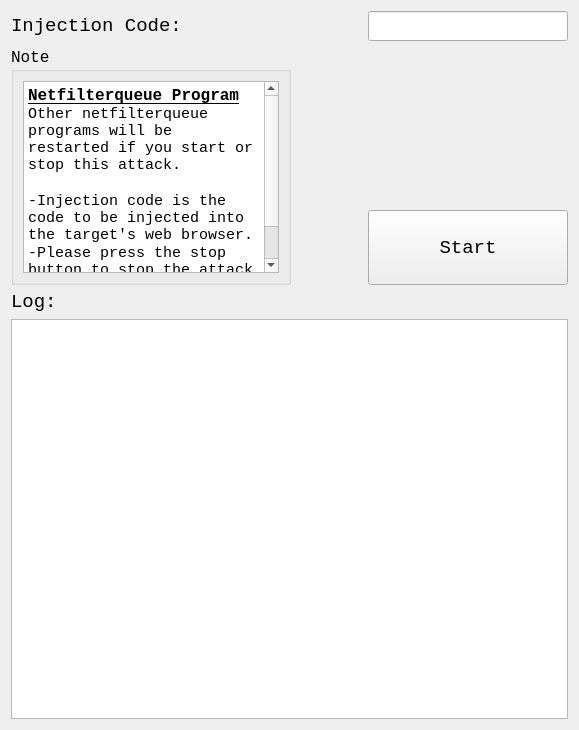
          <widget class="QWidget" name="CodeInjectorTab">
           <attribute name="title">
            <string>Code Injector</string>
           </attribute>
           <layout class="QGridLayout" name="gridLayout_18">
            <item row="0" column="0">
             <layout class="QVBoxLayout" name="verticalLayout_26">
              <item>
               <layout class="QVBoxLayout" name="verticalLayout_25">
                <item>
                 <layout class="QHBoxLayout" name="horizontalLayout_23">
                  <item>
                   <widget class="QLabel" name="interface_label_http1_3">
                    <property name="minimumSize">
                     <size>
                      <width>150</width>
                      <height>0</height>
                     </size>
                    </property>
                    <property name="font">
                     <font>
                      <family>Monospace</family>
                      <pointsize>14</pointsize>
                     </font>
                    </property>
                    <property name="text">
                     <string>Injection Code:</string>
                    </property>
                   </widget>
                  </item>
                  <item>
                   <spacer name="horizontalSpacer_14">
                    <property name="orientation">
                     <enum>Qt::Horizontal</enum>
                    </property>
                    <property name="sizeType">
                     <enum>QSizePolicy::Fixed</enum>
                    </property>
                    <property name="sizeHint" stdset="0">
                     <size>
                      <width>180</width>
                      <height>18</height>
                     </size>
                    </property>
                   </spacer>
                  </item>
                  <item>
                   <widget class="QLineEdit" name="code_inject_injection_code">
                    <property name="enabled">
                     <bool>true</bool>
                    </property>
                    <property name="sizePolicy">
                     <sizepolicy hsizetype="Expanding" vsizetype="Fixed">
                      <horstretch>0</horstretch>
                      <verstretch>0</verstretch>
                     </sizepolicy>
                    </property>
                    <property name="minimumSize">
                     <size>
                      <width>200</width>
                      <height>0</height>
                     </size>
                    </property>
                    <property name="font">
                     <font>
                      <family>Monospace</family>
                      <pointsize>14</pointsize>
                     </font>
                    </property>
                    <property name="text">
                     <string/>
                    </property>
                   </widget>
                  </item>
                 </layout>
                </item>
                <item>
                 <layout class="QHBoxLayout" name="horizontalLayout_25">
                  <item>
                   <widget class="QGroupBox" name="groupBox_6">
                    <property name="minimumSize">
                     <size>
                      <width>100</width>
                      <height>100</height>
                     </size>
                    </property>
                    <property name="font">
                     <font>
                      <family>Monospace</family>
                      <pointsize>12</pointsize>
                     </font>
                    </property>
                    <property name="title">
                     <string>Note</string>
                    </property>
                    <layout class="QVBoxLayout" name="verticalLayout_22">
                     <item>
                      <widget class="QTextBrowser" name="textBrowser_6">
                       <property name="font">
                        <font>
                         <family>Monospace</family>
                         <pointsize>12</pointsize>
                        </font>
                       </property>
                       <property name="html">
                        <string>&lt;!DOCTYPE HTML PUBLIC &quot;-//W3C//DTD HTML 4.0//EN&quot; &quot;http://www.w3.org/TR/REC-html40/strict.dtd&quot;&gt;
&lt;html&gt;&lt;head&gt;&lt;meta name=&quot;qrichtext&quot; content=&quot;1&quot; /&gt;&lt;style type=&quot;text/css&quot;&gt;
p, li { white-space: pre-wrap; }
&lt;/style&gt;&lt;/head&gt;&lt;body style=&quot; font-family:'Monospace'; font-size:12pt; font-weight:400; font-style:normal;&quot;&gt;
&lt;p style=&quot; margin-top:0px; margin-bottom:0px; margin-left:0px; margin-right:0px; -qt-block-indent:0; text-indent:0px;&quot;&gt;&lt;span style=&quot; font-weight:600; text-decoration: underline;&quot;&gt;Netfilterqueue Program&lt;/span&gt;&lt;/p&gt;
&lt;p style=&quot; margin-top:0px; margin-bottom:0px; margin-left:0px; margin-right:0px; -qt-block-indent:0; text-indent:0px;&quot;&gt;&lt;span style=&quot; font-size:11pt;&quot;&gt;Other netfilterqueue programs will be restarted if you start or stop this attack.&lt;/span&gt;&lt;/p&gt;
&lt;p style=&quot;-qt-paragraph-type:empty; margin-top:0px; margin-bottom:0px; margin-left:0px; margin-right:0px; -qt-block-indent:0; text-indent:0px; font-size:11pt;&quot;&gt;&lt;br /&gt;&lt;/p&gt;
&lt;p style=&quot; margin-top:0px; margin-bottom:0px; margin-left:0px; margin-right:0px; -qt-block-indent:0; text-indent:0px;&quot;&gt;&lt;span style=&quot; font-size:11pt;&quot;&gt;-Injection code is the code to be injected into the target's web browser.&lt;/span&gt;&lt;/p&gt;
&lt;p style=&quot; margin-top:0px; margin-bottom:0px; margin-left:0px; margin-right:0px; -qt-block-indent:0; text-indent:0px;&quot;&gt;&lt;span style=&quot; font-size:11pt;&quot;&gt;-Please press the stop button to stop the attack or it might cause some errors.&lt;/span&gt;&lt;/p&gt;&lt;/body&gt;&lt;/html&gt;</string>
                       </property>
                      </widget>
                     </item>
                    </layout>
                   </widget>
                  </item>
                  <item>
                   <spacer name="horizontalSpacer_16">
                    <property name="orientation">
                     <enum>Qt::Horizontal</enum>
                    </property>
                    <property name="sizeHint" stdset="0">
                     <size>
                      <width>40</width>
                      <height>20</height>
                     </size>
                    </property>
                   </spacer>
                  </item>
                  <item>
                   <layout class="QHBoxLayout" name="horizontalLayout_24">
                    <item>
                     <layout class="QVBoxLayout" name="verticalLayout_24">
                      <item>
                       <spacer name="verticalSpacer_6">
                        <property name="orientation">
                         <enum>Qt::Vertical</enum>
                        </property>
                        <property name="sizeHint" stdset="0">
                         <size>
                          <width>20</width>
                          <height>40</height>
                         </size>
                        </property>
                       </spacer>
                      </item>
                      <item>
                       <widget class="QPushButton" name="code_inject_button">
                        <property name="minimumSize">
                         <size>
                          <width>200</width>
                          <height>75</height>
                         </size>
                        </property>
                        <property name="font">
                         <font>
                          <family>Monospace</family>
                          <pointsize>14</pointsize>
                         </font>
                        </property>
                        <property name="text">
                         <string>Start</string>
                        </property>
                       </widget>
                      </item>
                     </layout>
                    </item>
                   </layout>
                  </item>
                 </layout>
                </item>
               </layout>
              </item>
              <item>
               <layout class="QVBoxLayout" name="verticalLayout_23">
                <item>
                 <widget class="QLabel" name="label_7">
                  <property name="font">
                   <font>
                    <family>Monospace</family>
                    <pointsize>14</pointsize>
                   </font>
                  </property>
                  <property name="text">
                   <string>Log:</string>
                  </property>
                 </widget>
                </item>
                <item>
                 <widget class="QTextBrowser" name="code_inject_log">
                  <property name="minimumSize">
                   <size>
                    <width>0</width>
                    <height>400</height>
                   </size>
                  </property>
                  <property name="font">
                   <font>
                    <family>Monospace</family>
                    <pointsize>12</pointsize>
                   </font>
                  </property>
                  <property name="html">
                   <string>&lt;!DOCTYPE HTML PUBLIC &quot;-//W3C//DTD HTML 4.0//EN&quot; &quot;http://www.w3.org/TR/REC-html40/strict.dtd&quot;&gt;
&lt;html&gt;&lt;head&gt;&lt;meta name=&quot;qrichtext&quot; content=&quot;1&quot; /&gt;&lt;style type=&quot;text/css&quot;&gt;
p, li { white-space: pre-wrap; }
&lt;/style&gt;&lt;/head&gt;&lt;body style=&quot; font-family:'Monospace'; font-size:12pt; font-weight:400; font-style:normal;&quot;&gt;
&lt;p style=&quot;-qt-paragraph-type:empty; margin-top:0px; margin-bottom:0px; margin-left:0px; margin-right:0px; -qt-block-indent:0; text-indent:0px;&quot;&gt;&lt;br /&gt;&lt;/p&gt;&lt;/body&gt;&lt;/html&gt;</string>
                  </property>
                 </widget>
                </item>
               </layout>
              </item>
             </layout>
            </item>
           </layout>
          </widget>
